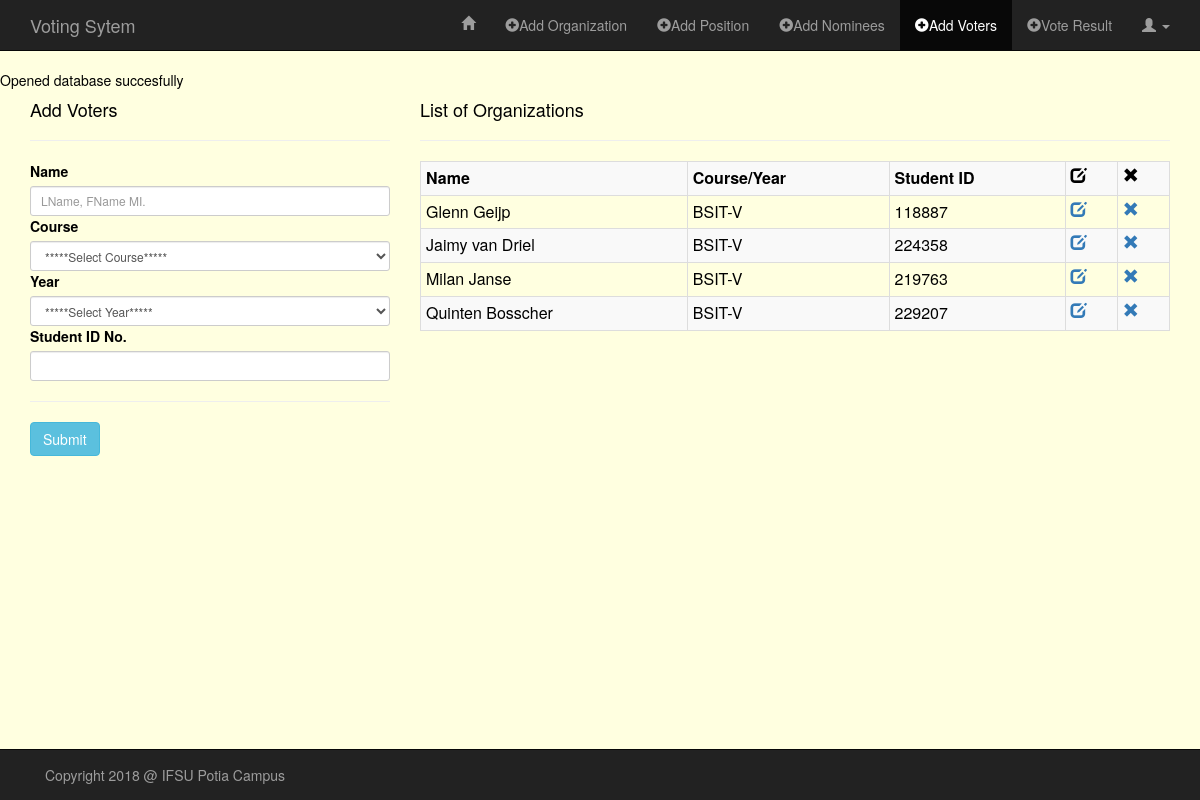
Page /admin/add_voters.php (signed in) on the earlier database version.
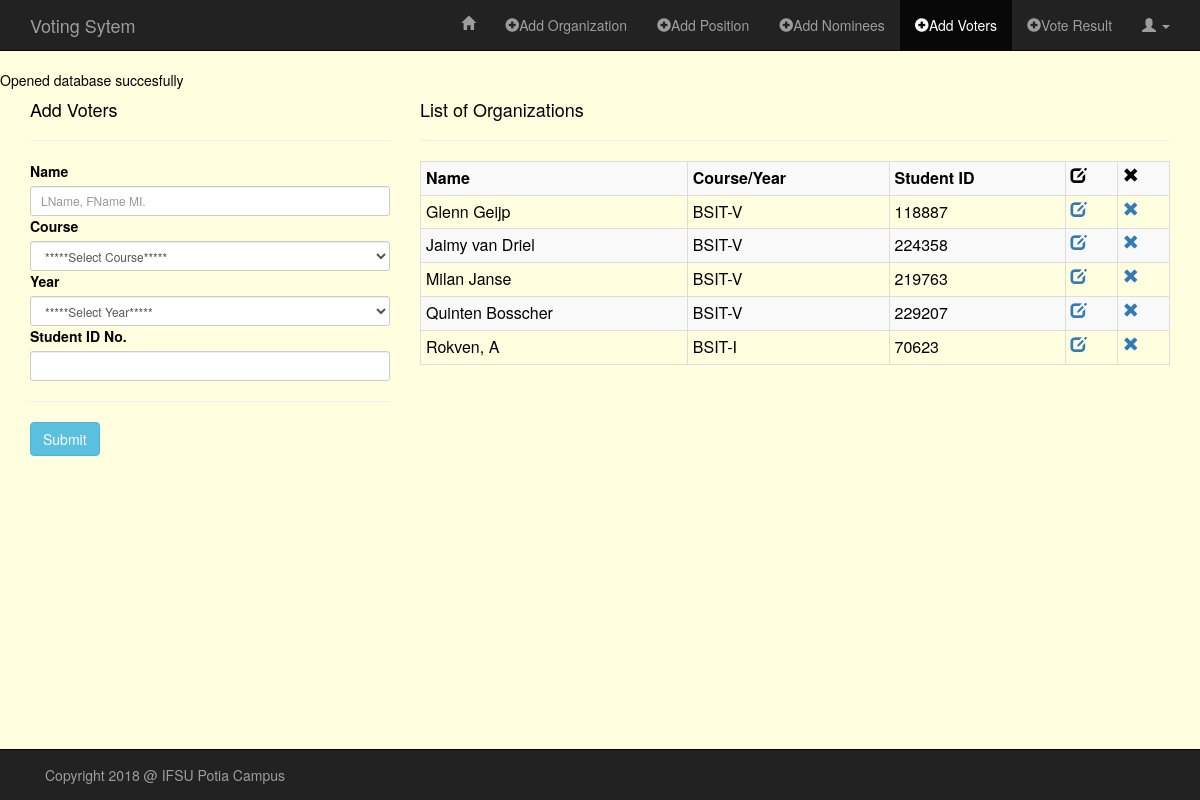
Same page on the later database version.
### tables this page shows
CREATE TABLE "voters" (
	`id`	INTEGER PRIMARY KEY AUTOINCREMENT,
	`name`	TEXT,
	`course`	TEXT,
	`year`	TEXT,
	`stud_id`	TEXT
);

### admin/classes/Voters.php (called while the page is built, shortened)
<?php
class Voters
{
    public function READ_VOTERS() {
        global $db;
        $sql = "SELECT *
                FROM voters
                ORDER BY name ASC";
        if(!$stmt = $db->prepare($sql)) {
            echo $stmt->error;
        } else {
            $result = $db->query($sql);
        }
        $result->reset();
        return $result;
    }
}

### admin/add_voters.php (the view, shortened to what the changed rows need)
<?php
require("../config/db.php");
require("classes/Voters.php");
?>
<!DOCTYPE HTML>
<html lang="en-US">
<head>
    <link rel="stylesheet" href="../assets/css/bootstrap.min.css">
    <link rel="stylesheet" href="../assets/css/style_admin.css">
</head>
<body>
<div class="container">
    <div class="row">
        <?php
        $readVoters = new Voters();
        $rtnReadVoters = $readVoters->READ_VOTERS();
        ?>
        <div class="col-md-8">
            <div class="table-responsive">
                <?php if($rtnReadVoters) { ?>
                <table class="table table-bordered table-condensed table-striped">
                    <tr>
                        <th>Name</th>
                        <th>Course/Year</th>
                        <th>Student ID</th>
                        <th><span class="glyphicon glyphicon-edit"></span></th>
                        <th><span class="glyphicon glyphicon-remove"></span></th>
                    </tr>
                    <?php while($rowVoter = $rtnReadVoters->fetchArray()) { ?>
                    <tr>
                        <td><?php echo $rowVoter['name']; ?></td>
                        <td><?php echo $rowVoter['course'] . "-" . $rowVoter['year']; ?></td>
                        <td><?php echo $rowVoter['stud_id']; ?></td>
                        <td><a href="http://localhost/VotingSystem/admin/edit_voter.php?id=<?php echo $rowVoter['id']; ?>"><span class="glyphicon glyphicon-edit"></span></a></td>
                        <td><a href="http://localhost/VotingSystem/admin/delete_voter.php?id=<?php echo $rowVoter['id']; ?>"><span class="glyphicon glyphicon-remove"></span></a></td>
                    </tr>
                    <?php }  ?>
                </table>
                <?php }  ?>
            </div>
        </div>
    </div>
</div>
</body>
</html>

Differences in the rows shown:
added voters: name "Rokven, A", course "BSIT", year "I", stud "70623"
